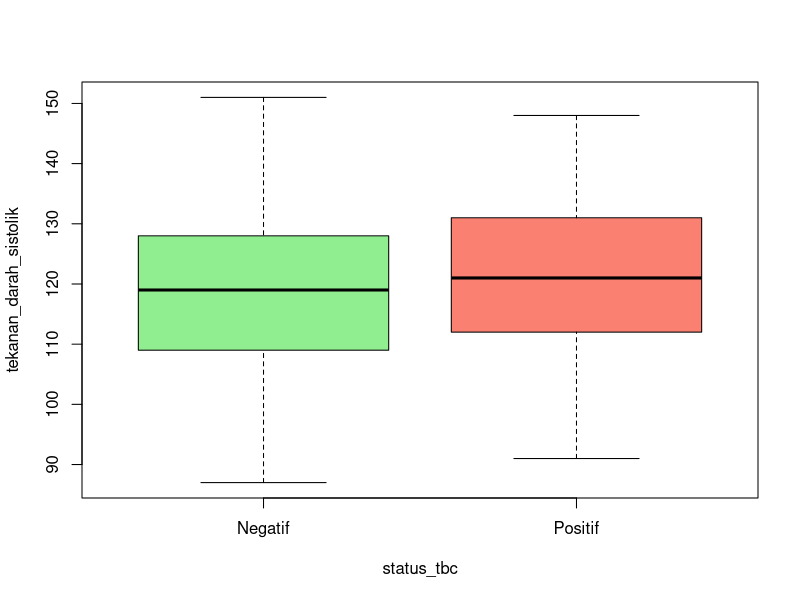
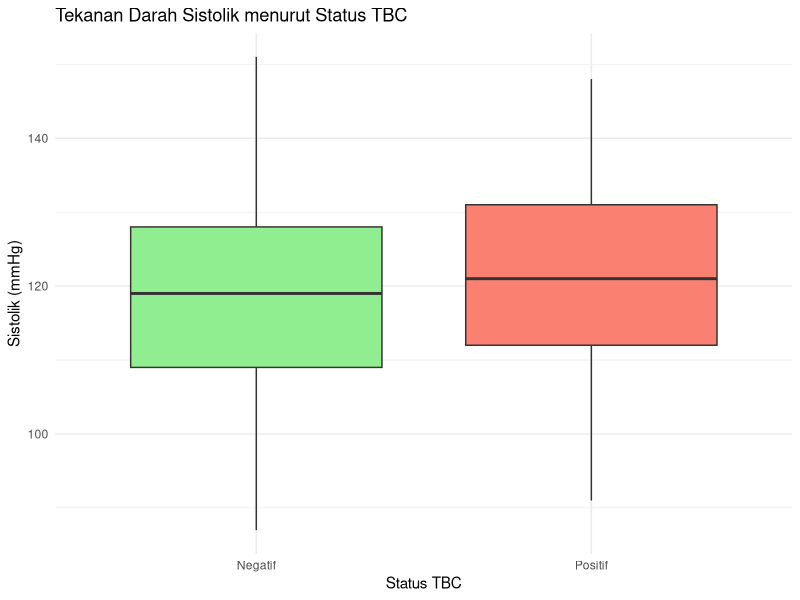

Here is the R script that generated these plots, in order:
# =============================================================================
# WORKSHOP INTRODUCTION TO R
# Penutup: Preview Tidyverse
# =============================================================================
#
# Bagian ini hanya GAMBARAN UMUM, bukan pengajaran mendalam.
# Tujuannya menunjukkan bahwa konsep base R yang baru dipelajari
# (filtering, membuat kolom baru, agregasi, visualisasi) tetap sama,
# hanya sintaksnya berbeda saat memakai tidyverse.
#
# Jalankan install.packages(c("dplyr", "ggplot2")) sekali saja jika paket ini
# belum terpasang di komputer Anda.

library(dplyr)
library(ggplot2)

pasien <- read.csv("data/data_pasien_puskesmas.csv")

# -----------------------------------------------------------------------
# Perbandingan 1: Filtering baris
# -----------------------------------------------------------------------

# base R
subset(pasien, usia > 60 & status_tbc == "Positif")

# dplyr
pasien %>%
  filter(usia > 60, status_tbc == "Positif")

# -----------------------------------------------------------------------
# Perbandingan 2: Membuat kolom baru
# -----------------------------------------------------------------------

# base R
pasien$kategori_usia <- ifelse(pasien$usia < 18, "Anak-remaja",
                          ifelse(pasien$usia < 60, "Dewasa", "Lansia"))

# dplyr
pasien <- pasien %>%
  mutate(kategori_usia = case_when(
    usia < 18 ~ "Anak-remaja",
    usia < 60 ~ "Dewasa",
    TRUE ~ "Lansia"
  ))

# -----------------------------------------------------------------------
# Perbandingan 3: Agregasi
# -----------------------------------------------------------------------

# base R
aggregate(tekanan_darah_sistolik ~ kecamatan, data = pasien, FUN = mean)

# dplyr
pasien %>%
  group_by(kecamatan) %>%
  summarise(rata_sistolik = mean(tekanan_darah_sistolik))

# -----------------------------------------------------------------------
# Perbandingan 4: Visualisasi
# -----------------------------------------------------------------------

# base R
boxplot(tekanan_darah_sistolik ~ status_tbc, data = pasien,
        col = c("lightgreen", "salmon"))

# ggplot2
ggplot(pasien, aes(x = status_tbc, y = tekanan_darah_sistolik, fill = status_tbc)) +
  geom_boxplot() +
  scale_fill_manual(values = c("Negatif" = "lightgreen", "Positif" = "salmon")) +
  labs(title = "Tekanan Darah Sistolik menurut Status TBC",
       x = "Status TBC", y = "Sistolik (mmHg)") +
  theme_minimal() +
  theme(legend.position = "none")

# -----------------------------------------------------------------------
# Langkah belajar lanjutan yang disarankan
# -----------------------------------------------------------------------
# 1. dplyr: filter(), select(), mutate(), group_by(), summarise(), arrange()
# 2. ggplot2: grammar of graphics, geom_point(), geom_bar(), geom_line(), facet_wrap()
# 3. tidyr: pivot_longer(), pivot_wider() untuk merapikan bentuk data
# 4. Quarto (.qmd): menulis laporan analisis yang reproducible
